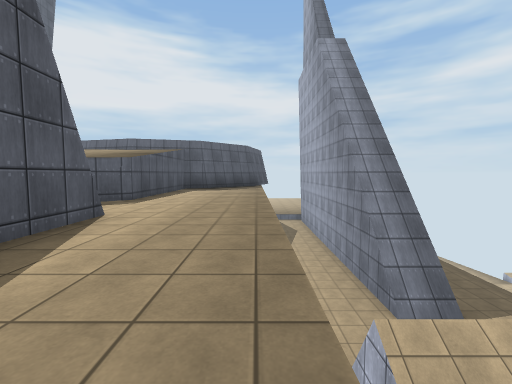
[1] (above)

12 first-person views from a walk through a scene from a Unity 3-D project. The camera is 1.2 m above the floor, tilts 4° down and sees 90° across. The floor is counted in squares, 2 m on a side. Each view is taken from the middle of a square. On the plan, view 1 faces up. The plan holds only what a view shows up to about 9 squares ahead; the rest is blank. The place goes on beyond the plan. Surface patterns are stand-ins for the level's own textures.

[2]
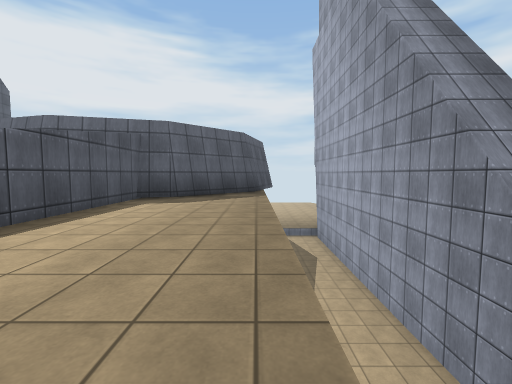

[3]
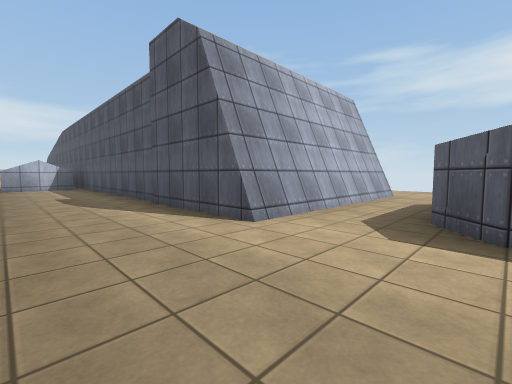

[4]
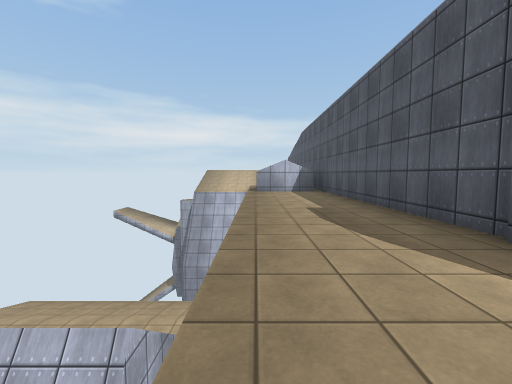

[5]
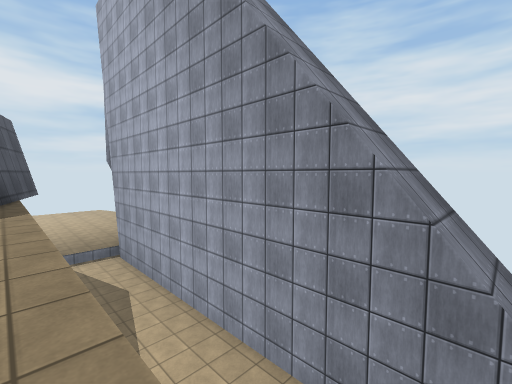

[6]
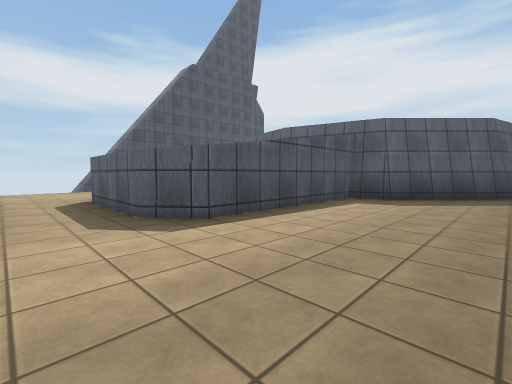

[7]
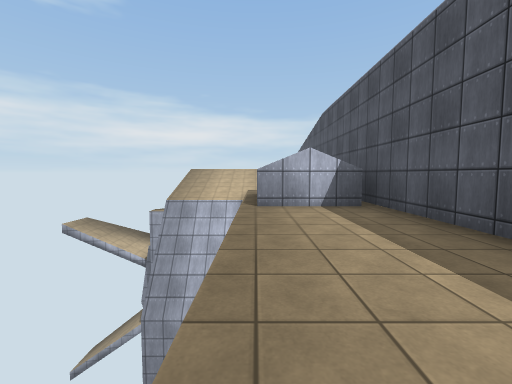

[8]
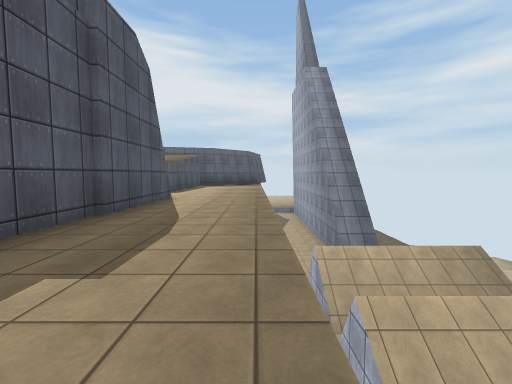

[9]
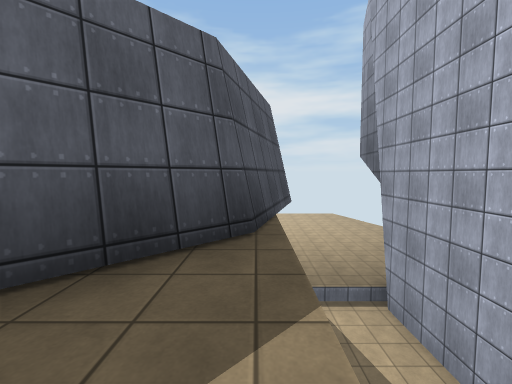

[10]
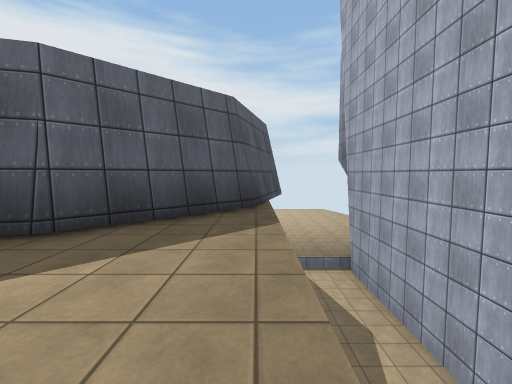

[11]
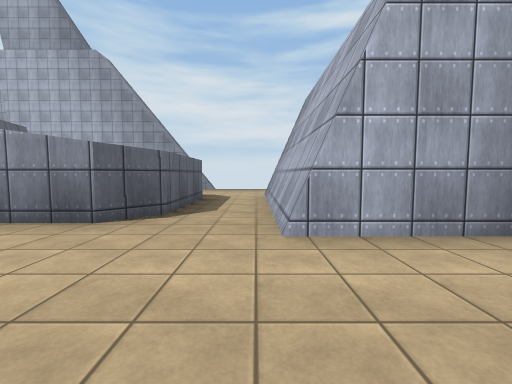

[12]
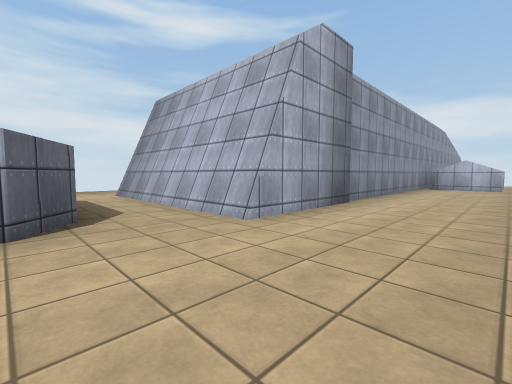

### Floor plan
Key: @ floor where view 1 was taken; # wall or solid block; . main floor; - floor 0.5 m lower than the main floor; ^ raised ledge; v drop or lower ground.
Columns run from 10 left of view 1 to 3 right of it. Each row starts with its distance up from view 1.
 16            vv#
 15           #vv#
 14           #vv^
 13          ##vv^
 12         ##.vv^
 11        ##..vv^
 10        #...vv^
  9        #...vv^
  8        #...vv^
  7    #   #...vv^
  6 ...#####...vvv
  5 ...........vvv
  4 ...........vv
  3 ...#####...vvv
  2 ...#   #...vvv
  1 ...#   #...vvv
  0 ...#   #..@vvv
 -1 ...#   #...vvv
 -2 ...#   #...vvv
 -3 ...#   #... vv
 -4 ...#   #...
 -5 ...    #...
 -6 .#     ###^
 -7         ###
 -8            vvv
 -9            vvv
-10            --

Positions as (right, up) in squares from view 1, and headings:
1: (0, 0), facing up
2: (0, 4), facing up
3: (0, 6), facing down-left
4: (0, 3), facing down
5: (0, 6), facing up-right
6: (0, 4), facing up-left
7: (0, -1), facing down
8: (0, -3), facing up
9: (0, 10), facing up
10: (0, 8), facing up
11: (-10, 4), facing right
12: (-10, 6), facing down-right
